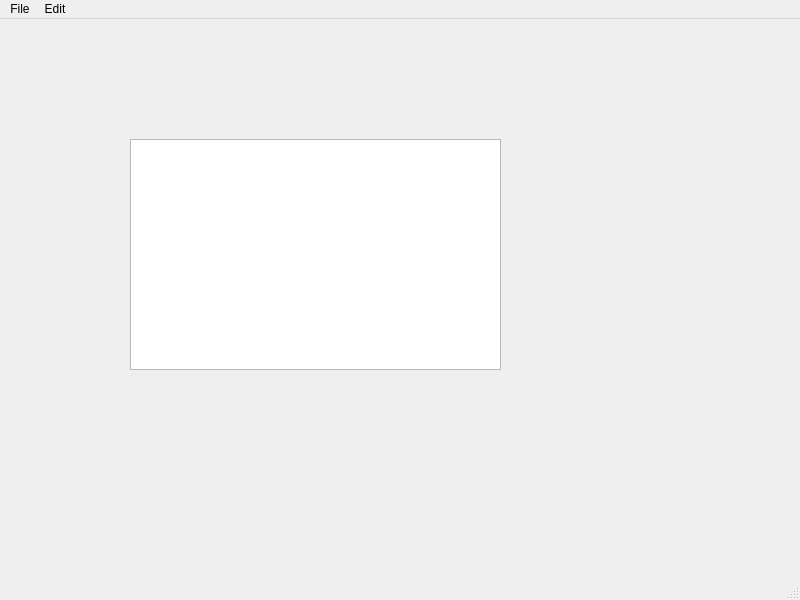
<?xml version="1.0" encoding="UTF-8"?>
<ui version="4.0">
 <class>MainWindow</class>
 <widget class="QMainWindow" name="MainWindow">
  <property name="geometry">
   <rect>
    <x>0</x>
    <y>0</y>
    <width>800</width>
    <height>600</height>
   </rect>
  </property>
  <property name="windowTitle">
   <string>MainWindow</string>
  </property>
  <widget class="QWidget" name="centralwidget">
   <widget class="QPlainTextEdit" name="plainTextEdit">
    <property name="geometry">
     <rect>
      <x>130</x>
      <y>120</y>
      <width>371</width>
      <height>231</height>
     </rect>
    </property>
   </widget>
  </widget>
  <widget class="QMenuBar" name="menubar">
   <property name="geometry">
    <rect>
     <x>0</x>
     <y>0</y>
     <width>800</width>
     <height>22</height>
    </rect>
   </property>
   <widget class="QMenu" name="menuFile">
    <property name="title">
     <string>File</string>
    </property>
    <addaction name="actionNew_File"/>
    <addaction name="actionOpen"/>
    <addaction name="actionSave"/>
    <addaction name="actionSave_2"/>
   </widget>
   <widget class="QMenu" name="menuEdit">
    <property name="title">
     <string>Edit</string>
    </property>
   </widget>
   <addaction name="menuFile"/>
   <addaction name="menuEdit"/>
  </widget>
  <widget class="QStatusBar" name="statusbar"/>
  <action name="actionNew_File">
   <property name="text">
    <string>New File</string>
   </property>
  </action>
  <action name="actionOpen">
   <property name="text">
    <string>Open</string>
   </property>
  </action>
  <action name="actionSave">
   <property name="text">
    <string>Save As</string>
   </property>
  </action>
  <action name="actionCopy">
   <property name="text">
    <string>Copy</string>
   </property>
  </action>
  <action name="actionPaste">
   <property name="text">
    <string>Paste</string>
   </property>
  </action>
  <action name="actionCut">
   <property name="text">
    <string>Cut</string>
   </property>
  </action>
  <action name="actionUndo">
   <property name="text">
    <string>Undo</string>
   </property>
  </action>
  <action name="actionRedo">
   <property name="text">
    <string>Redo</string>
   </property>
  </action>
  <action name="actionSave_2">
   <property name="text">
    <string>Save</string>
   </property>
  </action>
 </widget>
 <resources/>
 <connections/>
</ui>
